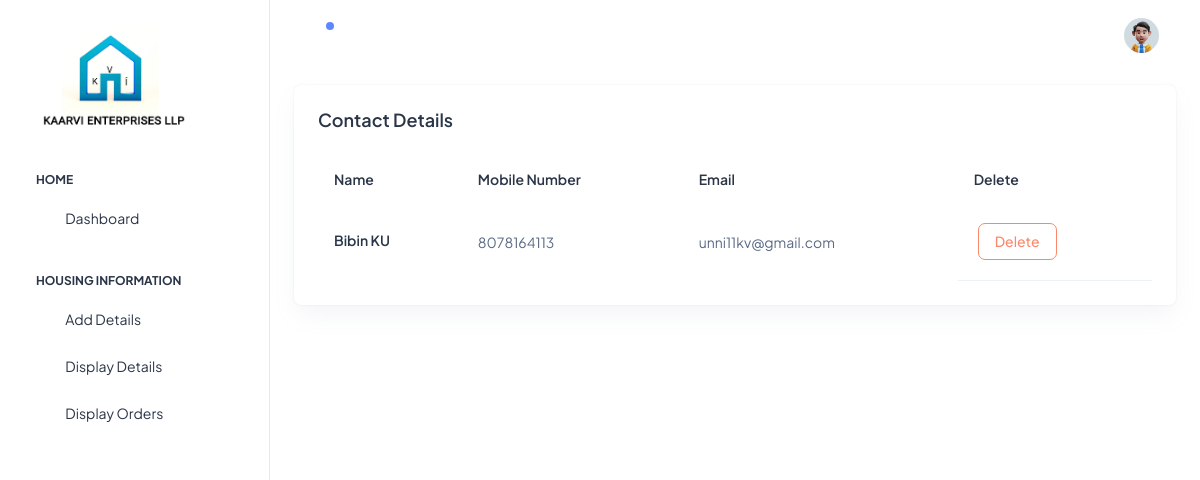
Page /Backend/displaycontact/ on the earlier database version.
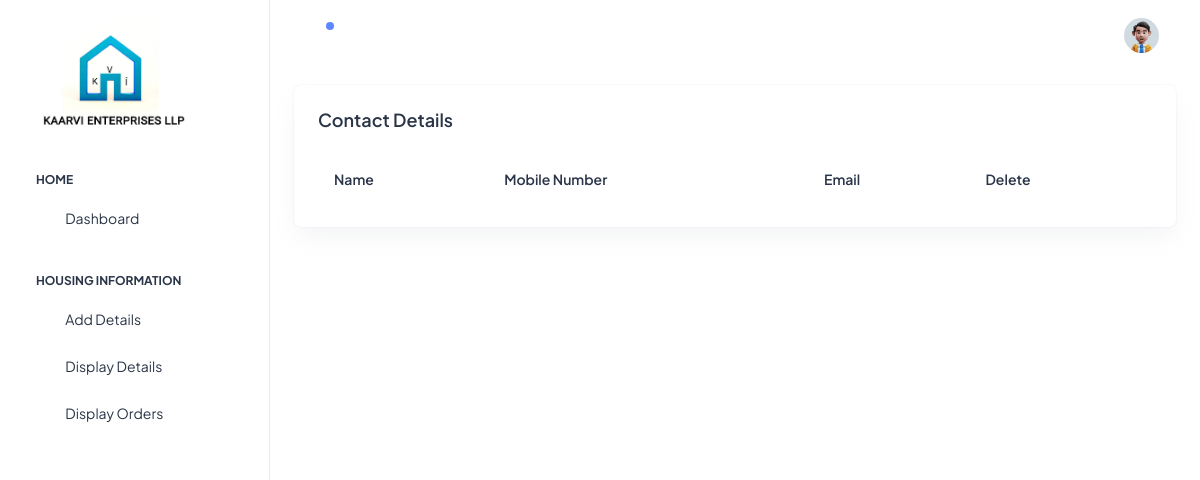
Same page on the later database version.
### Frontend/models.py (models this page shows)
class ContactDB(models.Model):
    name = models.CharField(max_length=50, null=True, blank=True)
    email= models.EmailField(max_length=50,null=True, blank=True)
    number = models.IntegerField(null=True, blank=True)

### Backend/views.py (the view)
# urls.py: path('displaycontact/', views.displaycontact, name="displaycontact"),
def displaycontact(req):
    cata = ContactDB.objects.all()
    return render(req, "displaycontact.html", {'cata': cata})

### Backend/templates/displaycontact.html (shortened to what this page needs)
<!DOCTYPE html>
<html lang="en">
{% extends 'index.html' %}
{% block content %}
<head>
</head>
<body>
<div class="card w-100">
              <div class="card-body p-4">
                <h5 class="card-title fw-semibold mb-4">Contact  Details</h5>
                <div class="table-responsive">
                  <table class="table text-nowrap mb-0 align-middle">
                    <thead class="text-dark fs-4">
                      <tr>
                        <th class="border-bottom-0">
                          <h6 class="fw-semibold mb-0">Name </h6>
                        </th>
                        <th class="border-bottom-0">
                          <h6 class="fw-semibold mb-0">Mobile Number </h6>
                        </th>
                        <th class="border-bottom-0">
                          <h6 class="fw-semibold mb-0">Email</h6>
                        </th>
                        <th class="border-bottom-0">
                          <h6 class="fw-semibold mb-0">Delete</h6>
                        </th>
                      </tr>
                    </thead>
                    <tbody>
                    {% for i in cata %}
                      <tr>
                        <td class="border-bottom-0">
                            <h6 class="fw-semibold mb-1">{{i.name}}</h6>
                        </td>
                        <td class="border-bottom-0">
                          <p class="mb-0 fw-normal">{{i.number}}</p>
                        </td>
                        <td class="border-bottom-0">
                          <p class="mb-0 fw-normal">{{i.email}}</p>
                        </td>
                          <td>
                              <a href="{% url 'deletecontact' Cid=i.id %}">
                              <button type="button" class="btn btn-outline-danger m-1">Delete</button>                              </a>
                            </td>
                      </tr>
                     {% endfor %}
                    </tbody>
                  </table>
                </div>
              </div>
            </div>
</body>
</html>
{% endblock %}

Differences in the rows shown:
removed ContactDB: name "Bibin KU", number "8078164113", email "unni11kv@gmail.com"
